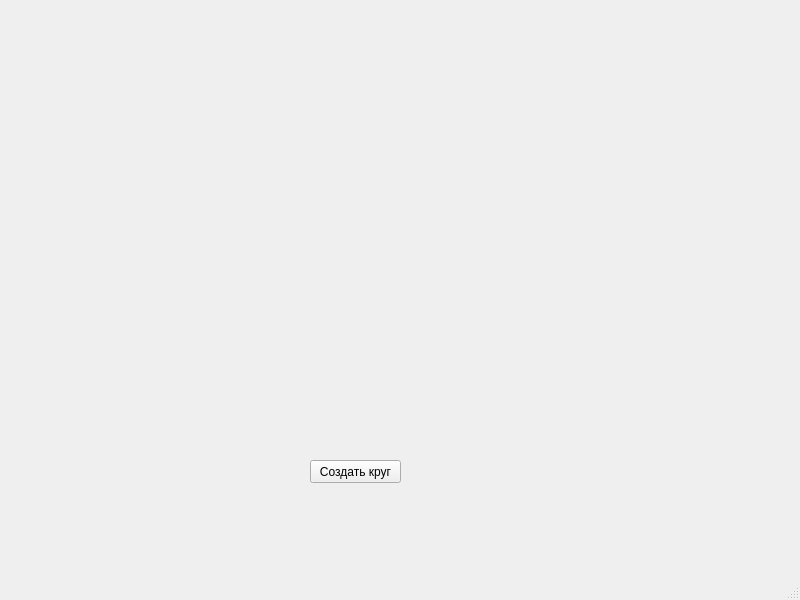
<?xml version="1.0" encoding="UTF-8"?>
<ui version="4.0">
 <class>MainWindow</class>
 <widget class="QMainWindow" name="MainWindow">
  <property name="geometry">
   <rect>
    <x>0</x>
    <y>0</y>
    <width>800</width>
    <height>600</height>
   </rect>
  </property>
  <property name="windowTitle">
   <string>MainWindow</string>
  </property>
  <widget class="QWidget" name="centralwidget">
   <widget class="QPushButton" name="pushButton">
    <property name="geometry">
     <rect>
      <x>310</x>
      <y>460</y>
      <width>91</width>
      <height>23</height>
     </rect>
    </property>
    <property name="text">
     <string>Создать круг</string>
    </property>
   </widget>
   <widget class="QLabel" name="label">
    <property name="geometry">
     <rect>
      <x>10</x>
      <y>10</y>
      <width>781</width>
      <height>411</height>
     </rect>
    </property>
    <property name="text">
     <string/>
    </property>
   </widget>
  </widget>
  <widget class="QMenuBar" name="menubar">
   <property name="geometry">
    <rect>
     <x>0</x>
     <y>0</y>
     <width>800</width>
     <height>21</height>
    </rect>
   </property>
  </widget>
  <widget class="QStatusBar" name="statusbar"/>
 </widget>
 <resources/>
 <connections/>
</ui>
